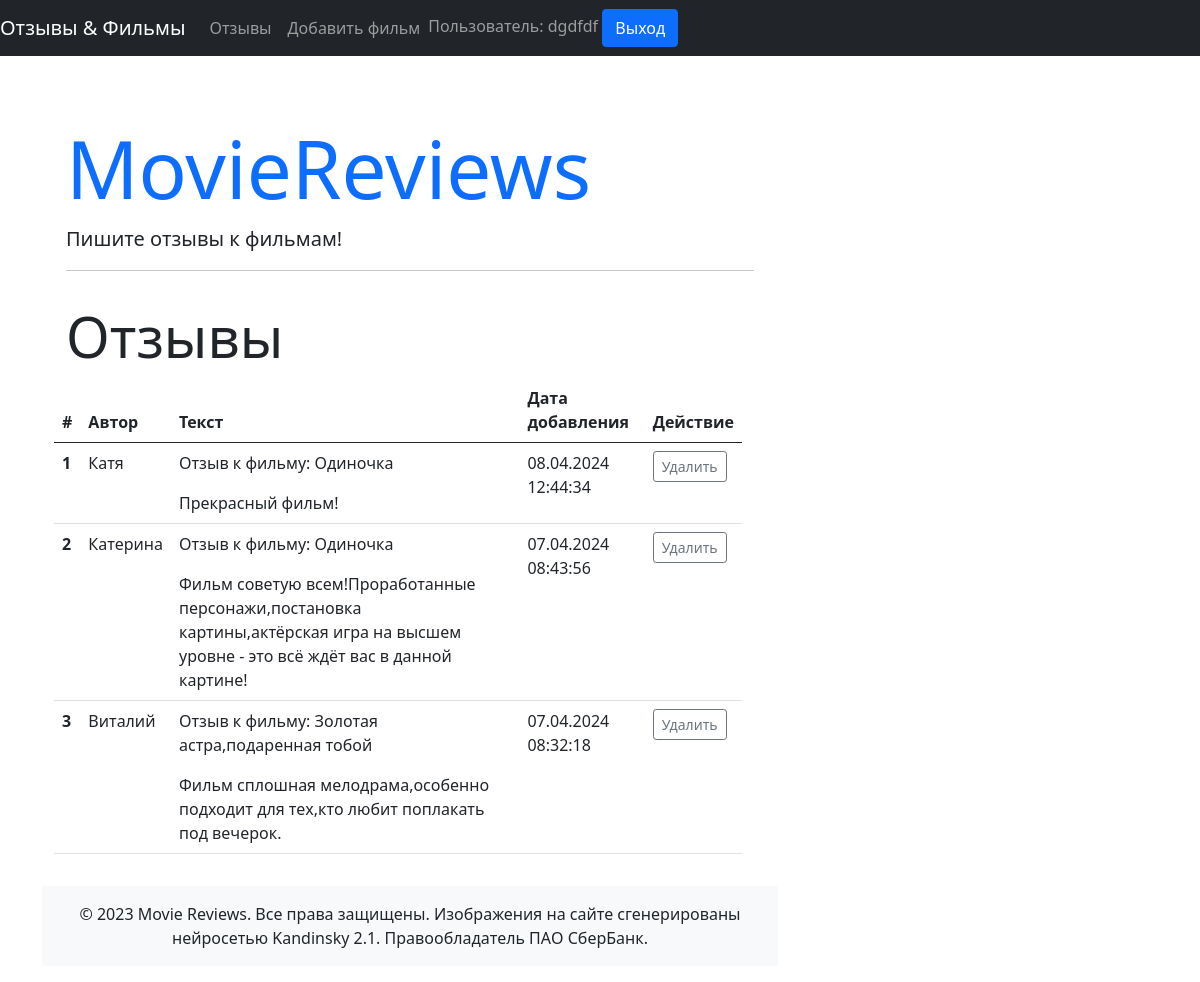
The app's page /reviews (signed in) with its own data.
### models.py (models this page shows, shortened)
class User(db.Model, UserMixin):
    id = db.Column(db.Integer(), primary_key=True)
    name = db.Column(db.String(100))
    username = db.Column(db.String(50), nullable=False, unique=True)
    email = db.Column(db.String(100), nullable=False, unique=True)
    password_hash = db.Column(db.String(100), nullable=False)
    created_on = db.Column(db.DateTime(), default=datetime.utcnow)

class Review(db.Model):
    id = db.Column(db.Integer, primary_key=True)
    name = db.Column(db.String(255), nullable=False)
    text = db.Column(db.Text, nullable=False)
    created_date = db.Column(db.DateTime, default=datetime.utcnow)
    score = db.Column(db.Integer, nullable=False)
    movie_id = db.Column(db.Integer, db.ForeignKey('movie.id', ondelete="CASCADE"))
    movie = db.relationship('Movie', back_populates='reviews')

class Movie(db.Model):
    id = db.Column(db.Integer, primary_key=True)
    title = db.Column(db.String(255), nullable=False)
    description = db.Column(db.Text, nullable=False)
    image = db.Column(db.String(255), nullable=False)
    reviews = db.relationship('Review', back_populates='movie')

### views.py (the view)
@app.route('/reviews')
def reviews():
    reviews = Review.query.order_by(Review.created_date.desc()).all()
    return render_template('reviews.html',
                           reviews=reviews)

### models.py (called while the page is built)
@login_manager.user_loader
def load_user(user_id):
    return User.query.get(user_id)

### templates/reviews.html
{% extends 'base.html' %}
{% block content %}
  <div class="row mb-3">
    <h1 class="mt-3 display-4">Отзывы</h1>
    <table class="table table-hover">
      <thead>
      <tr>
        <th scope="col">#</th>
        <th scope="col">Автор</th>
        <th scope="col">Текст</th>
        <th scope="col">Дата добавления</th>
        <th scope="col">Действие</th>
      </tr>
      </thead>
      <tbody>
        {% for review in reviews %}
          <tr>
            <th scope="row">{{ loop.index }}</th>
            <td>
              {{ review.name }}
            </td>
            <td>
              <p>Отзыв к фильму: {{review.movie.title}}</p>
              {{ review.text }}
            </td>
            <td>
              {{ review.created_date.strftime('%d.%m.%Y %H:%M:%S') }}
            </td>
            <td>
              <a href="{{ url_for('delete_review', id=review.id) }}" class="btn btn-sm btn-outline-secondary">Удалить</a>
            </td>
          </tr>
        {% endfor %}
      </tbody>
    </table>
  </div>
{% endblock %}

### templates/navigation.html (shortened to what this page needs)
<nav class="navbar navbar-expand-md navbar-dark bg-dark">
  <a class="navbar-brand" href="{{ url_for('index') }}">Отзывы & Фильмы</a>
  <div class="collapse navbar-collapse" id="navbarNav">
    <div class="mr-auto">
      <ul class="navbar-nav">
        <li class="nav-item active">
          <a class="nav-link" href="{{ url_for('index') }}">Отзывы</a>
        </li>
        <li class="nav-item">
          <a class="nav-link" href="{{ url_for('add_movie') }}">Добавить фильм</a>
        </li>
      </ul>
    </div>
    <div>
      {% if not current_user.is_authenticated %}
        <a class="btn btn-outline-primary" href="{{ url_for('login') }}">Вход</a>
        <a class="btn btn-primary" href="{{ url_for('registration') }}">Регистрация</a>
      {% else %}
        <span class="navbar-text">Пользователь: {{ current_user.name }}</span>
        <a class="btn btn-primary" href="{{ url_for('logout') }}">Выход</a>
      {% endif %}
    </div>
  </div>
</nav>

### records on screen
User: name "dgdfdf"
Review: name "Катя", movie "Одиночка", text "Прекрасный фильм!", created_date "08.04.2024 12:44:34"
Review: name "Катерина", movie "Одиночка", text "Фильм советую всем!Проработанные персонажи,постановка картины,актёрская игра на высшем уровне - это всё ждёт вас в данной картине!", created_date "07.04.2024 08:43:56"
Review: name "Виталий", movie "Золотая астра,подаренная тобой", text "Фильм сплошная мелодрама,особенно подходит для тех,кто любит поплакать под вечерок.", created_date "07.04.2024 08:32:18"
